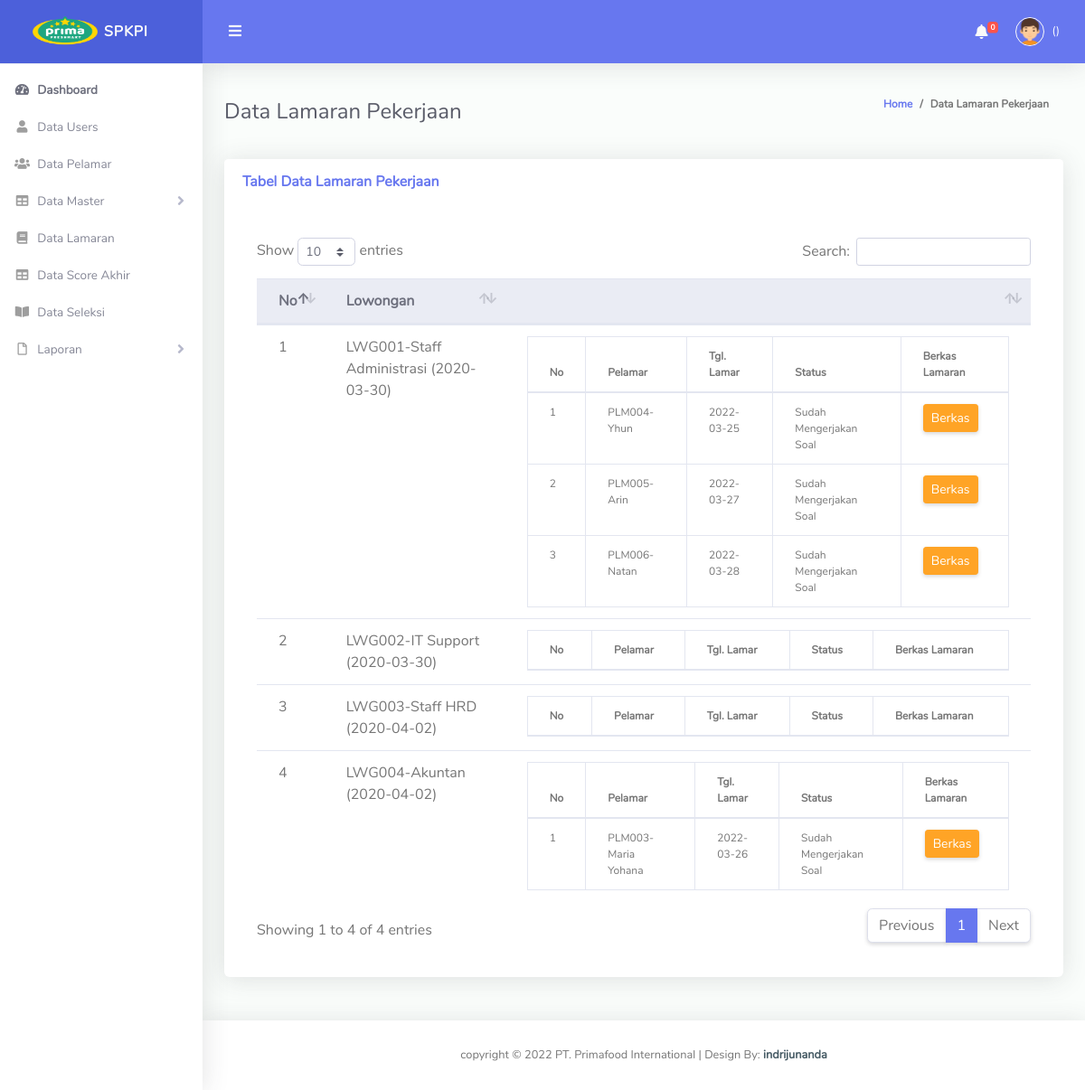
/pages/dashboard_hrd.php?p=data_lamaran, run on the app's committed database.
### tables this page shows
CREATE TABLE `tbl_lowongan` (
  `id_lowongan` varchar(50) NOT NULL,
  `judul` varchar(50) NOT NULL,
  `tgl_upload` varchar(50) NOT NULL
);

CREATE TABLE `tbl_lamaran` (
  `id_lamaran` int(11) NOT NULL,
  `id_pelamar` varchar(50) NOT NULL,
  `id_lowongan` varchar(50) NOT NULL,
  `tgl_lamar` varchar(50) NOT NULL,
  `surat_lamaran` varchar(200) NOT NULL,
  `cv` varchar(200) NOT NULL,
  `ktp` varchar(200) NOT NULL,
  `kk` varchar(200) NOT NULL,
  `ijazah` varchar(200) NOT NULL,
  `trasnkrip` varchar(200) NOT NULL,
  `foto` varchar(200) NOT NULL,
  `status_lamaran` varchar(50) NOT NULL,
  `status_berkas` varchar(50) NOT NULL,
  `total_score` varchar(50) NOT NULL
);

CREATE TABLE `tbl_pelamar` (
  `id_pelamar` varchar(50) NOT NULL,
  `nama_pelamar` varchar(50) NOT NULL,
  `alamat_pelamar` varchar(50) NOT NULL,
  `telepon_pelamar` varchar(50) NOT NULL,
  `jk_pelamar` varchar(50) NOT NULL,
  `email_pelamar` varchar(50) NOT NULL,
  `pendidkan_terakhir_pelamar` varchar(50) NOT NULL
);

### pages/HRD/data_lamaran.php (the view)
<div class="container-fluid" id="container-wrapper">
  <div class="d-sm-flex align-items-center justify-content-between mb-4">
    <h2 class="h4 mb-0 text-gray-800">Data Lamaran Pekerjaan</h2>
    <ol class="breadcrumb">
      <li class="breadcrumb-item"><a href="#">Home</a></li>
      <li class="breadcrumb-item active" aria-current="page">Data Lamaran Pekerjaan</li>
    </ol>
  </div>
  <div class="row mb-12">
    <div class="col-xl-12 col-md-6 mb-4">
       <div class="card mb-4">
        <div class="card-header py-3 d-flex flex-row align-items-center justify-content-between">
          <h6 class="m-0 font-weight-bold text-primary">Tabel Data Lamaran Pekerjaan</h6>
        </div>
        <div class="card-body">
          <div class="table-responsive p-3">
          <table class="table align-items-center " id="dataTableHover">
            <thead class="thead-light">
              <tr>
                <th>No</th>
                <th>Lowongan</th>
                <th></th>
              </tr>
            </thead>
            <tbody>
              <?php
              include"koneksi.php";
              $no=1;
              $query="SELECT*FROM tbl_lowongan";
              $sql=mysqli_query($connect, $query);
              while($data=mysqli_fetch_array($sql)) {?>
              <tr>
                <td><?php echo $no;?></td>
                <td><?php echo $data['id_lowongan'];?>-<?php echo $data['judul'];?> (<?php echo $data['tgl_upload'];?>)</td>
                <td>
                  <table class="table table-bordered" style="font-size: 12px;">
                    <thead>
                      <tr>
                        <th>No</th>
                        <th>Pelamar</th>
                        <th>Tgl. Lamar</th>
                        <th>Status</th>
                        <th>Berkas Lamaran</th>
                      </tr>
                    </thead>
                    <tbody>
                      <?php
                      include"koneksi.php";
                      $no_a=1;
                      $query_a="SELECT * FROM tbl_lamaran WHERE id_lowongan='".$data['id_lowongan']."'";
                      $sql_a=mysqli_query($connect, $query_a);
                      while($data_a=mysqli_fetch_array($sql_a)) {?>
                      <tr>
                        <td><?php echo $no_a;?></td>
                        <?php
                        $query_pelamar="SELECT * FROM tbl_pelamar WHERE id_pelamar='".$data_a['id_pelamar']."'";
                        $sql_pelamar=mysqli_query($connect, $query_pelamar);
                        $data_pelamar=mysqli_fetch_array($sql_pelamar);
                        ?>
                        <td><?php echo $data_a['id_pelamar'];?>-<?php echo $data_pelamar['nama_pelamar'];?></td>
                        <td><?php echo $data_a['tgl_lamar'];?></td>
                        <td><?php echo $data_a['status_lamaran'];?></td>
                        <td><a href="dashboard_hrd.php?p=berkas_lamaran&id=<?php echo $data_a['id_lamaran'];?>" class="btn btn-warning btn-sm">Berkas</a></td>
                      </tr>
                      <?php $no_a++;}?>
                    </tbody>
                  </table>
                </td>
              </tr>
              <?php $no++;}
              ?>
            </tbody>
          </table>
        </div>
        </div>
      </div>
    </div>
  </div>
</div>

### data on the page
tbl_lowongan: id_lowongan "LWG001", judul "Staff Administrasi", tgl_upload "2020-03-30"
tbl_lamaran: id_pelamar "PLM004", id_pelamar.nama_pelamar "Yhun", tgl_lamar "2022-03-25", status_lamaran "Sudah Mengerjakan Soal"
tbl_lamaran: id_pelamar "PLM005", id_pelamar.nama_pelamar "Arin", tgl_lamar "2022-03-27", status_lamaran "Sudah Mengerjakan Soal"
tbl_lamaran: id_pelamar "PLM006", id_pelamar.nama_pelamar "Natan", tgl_lamar "2022-03-28", status_lamaran "Sudah Mengerjakan Soal"
tbl_lowongan: id_lowongan "LWG002", judul "IT Support", tgl_upload "2020-03-30"
tbl_lowongan: id_lowongan "LWG003", judul "Staff HRD", tgl_upload "2020-04-02"
tbl_lowongan: id_lowongan "LWG004", judul "Akuntan", tgl_upload "2020-04-02"
tbl_lamaran: id_pelamar "PLM003", id_pelamar.nama_pelamar "Maria Yohana", tgl_lamar "2022-03-26", status_lamaran "Sudah Mengerjakan Soal"

### other printed values
$count "0"
